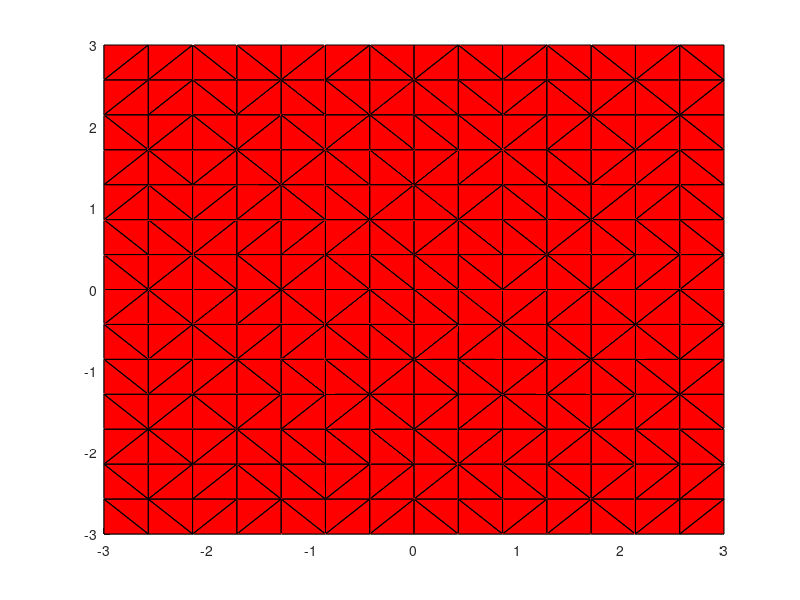

Here is the MATLAB script that generated this plot: (Note: this script raises an error after producing the figure.)
%test_takeo_asap

clear
close all
clc
dbstop if error

%%
 %[x,y]= meshgrid(3:15,1:15);
[x,y,z] = peaks(15);
T = delaunay(x,y);
%trimesh(T,x,y,z);
%figure;
% TO = triangulation(T,x(:),y(:),z(:));
% trimesh(TO)

V=[reshape(x,numel(x),1),reshape(y,numel(y),1),reshape(z,numel(z),1)];
drawMesh(V,T);

v1 = V(:,1:2);f1=T;
b=[1,15];
bc =[-3 0;
     9 0];
%%
[U,XI,YI] = takeo_asap(v1,f1,b,bc);%takeo_arap
uplot = [U,V(:,3)];
patch('Faces',f1,'Vertices',uplot,'FaceColor','y','FaceAlpha',1.0);